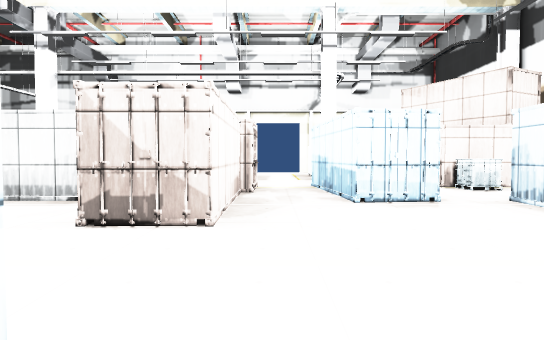
view 1 (above)

24 first-person views from a walk through a scene from a Unity 3-D project. The camera is 1.2 m above the floor, tilts 2° down and sees 75° across. The floor is counted in squares, 2 m on a side. Each view is taken from the middle of a square. On the plan, view 1 faces up. The plan holds only what a view shows up to about 10 squares ahead; the rest is blank. The player is left out. Some animated figures are not drawn. Door leaves are left out, so doorways stand open. Some surface patterns are stand-ins.

view 2
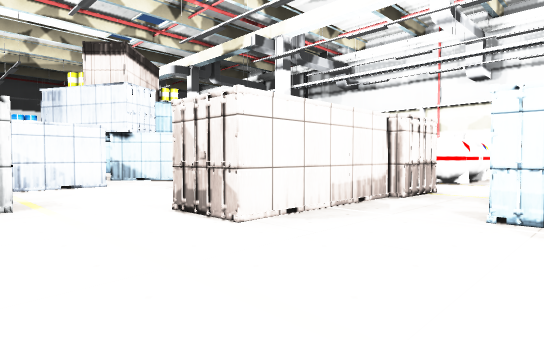

view 3
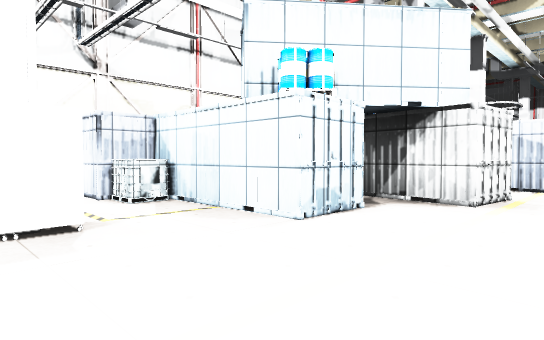

view 4
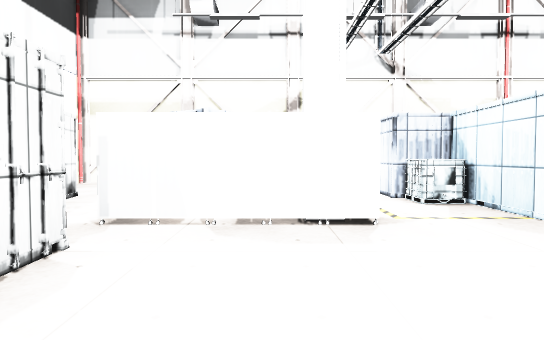

view 5
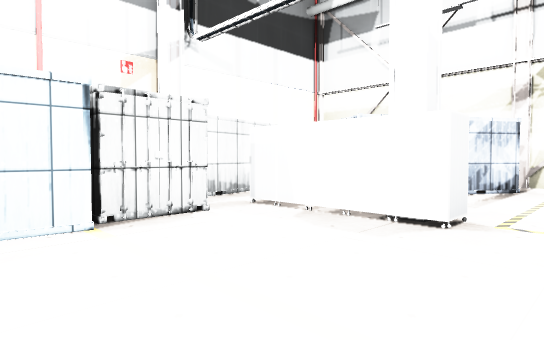

view 6
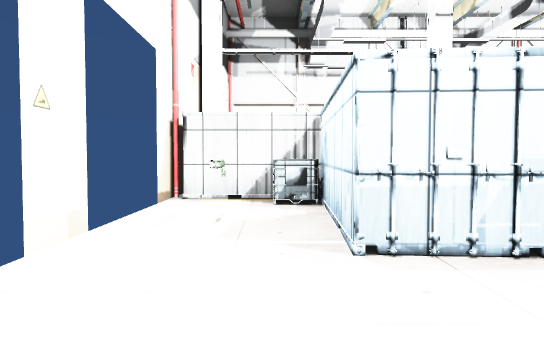

view 7
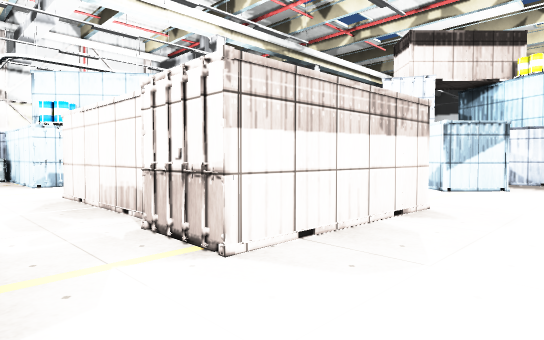

view 8
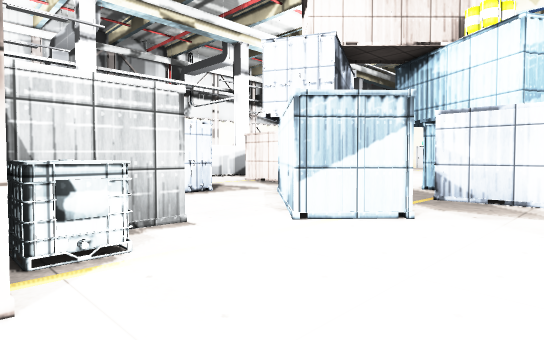

view 9
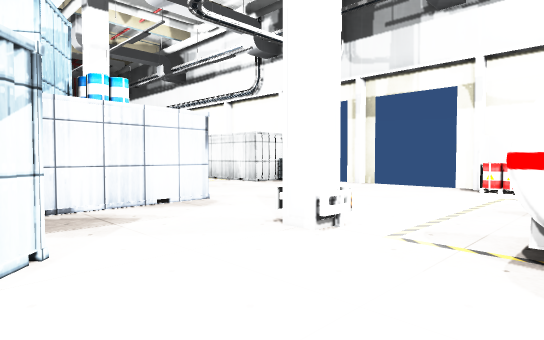

view 10
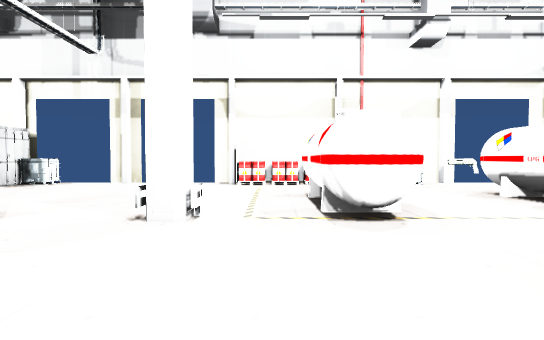

view 11
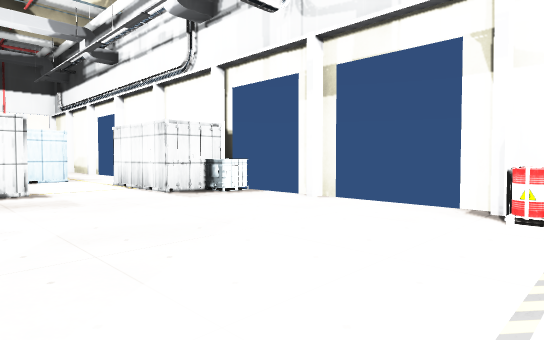

view 12
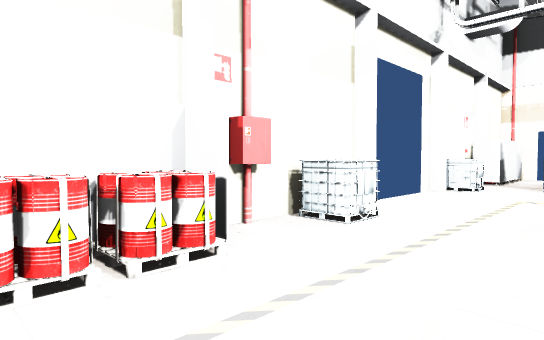

view 13
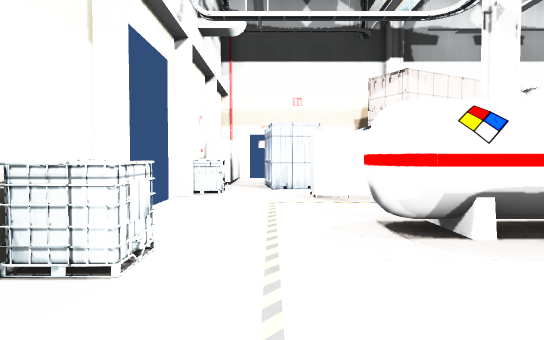

view 14
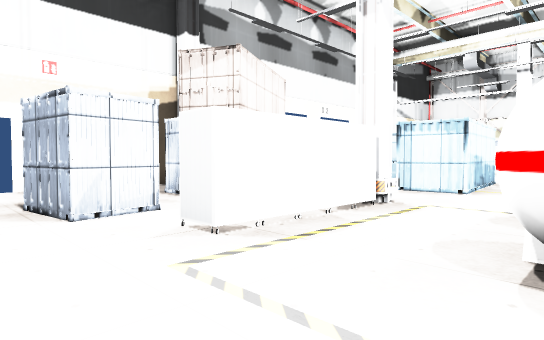

view 15
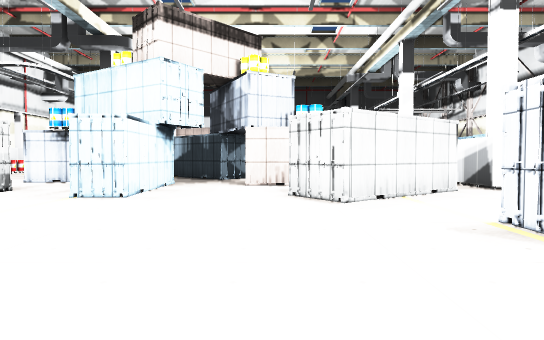

view 16
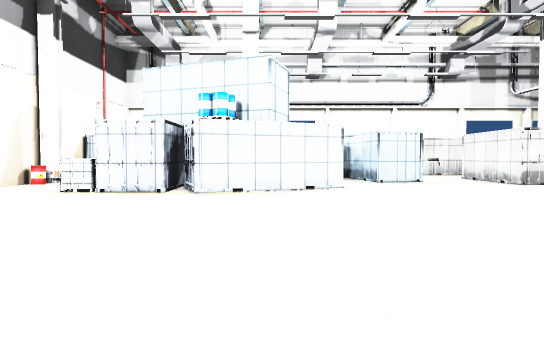

view 17
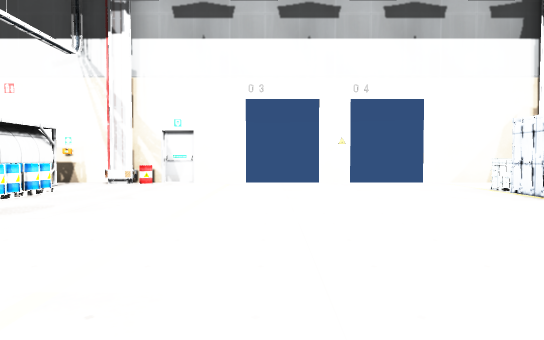

view 18
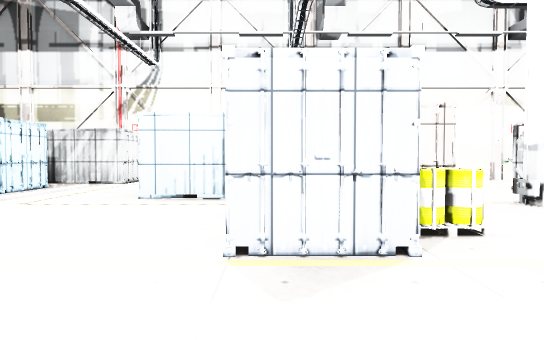

view 19
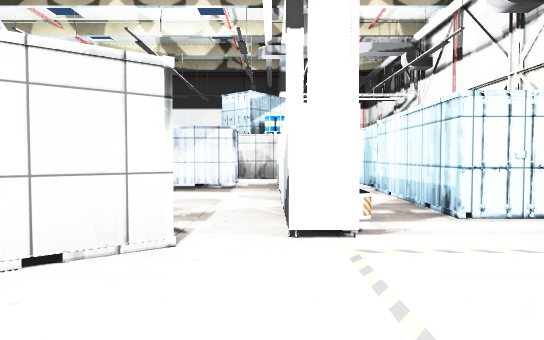

view 20
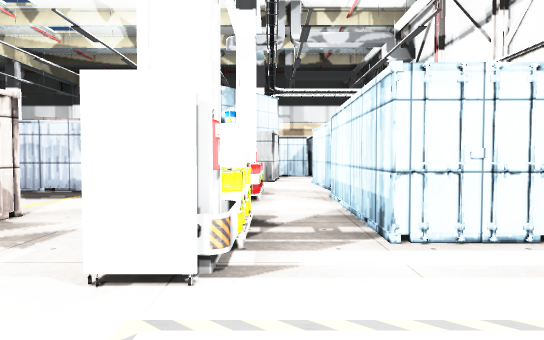

view 21
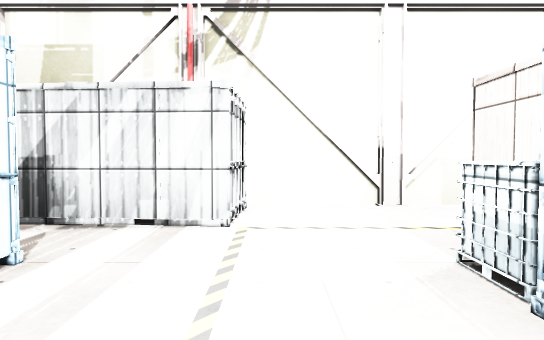

view 22
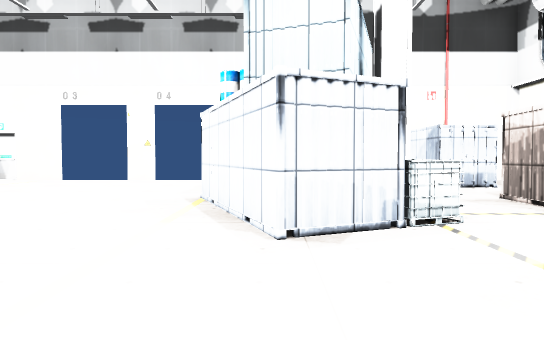

view 23
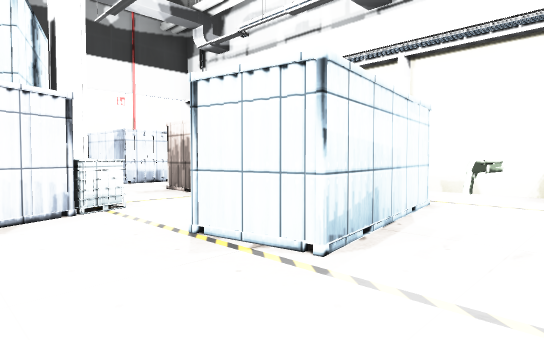

view 24
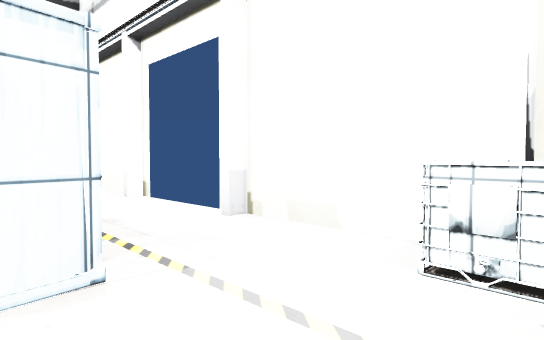

### Floor plan
Key: @ floor where view 1 was taken; # wall or solid block; x gap in a wall; . floor; D open door; O other object.
Columns run from 24 left of view 1 to 7 right of it. Each row starts with its distance up from view 1.
 15     ##  ######D  D#  ###  ####
 14     ..DD...OOOODDD.OO.O.DDO O###
 13        ....OOO.............OO..D
 12  OOO.OOOOO..........O..O.#.O.
 11 #  ......OO.O.......O.OO.#. O
 10 #O   ....O..O .O.. .O..O.#  O
  9 #O  O .O....O..O........... .
  8 #..OO OO.......O........... O
  7 #..OOO......OOOO.OO..OOO.OO.O.
  6 DD..............OO..OO O.O ...D
  5  D..............O...OO O.OO.O.D
  4  D............O........O....O.O#
  3 DD.........OO O...O....O....O.DD
  2 #........O..O O...O.O.......OO.#
  1 #.......OO..O ....O.OO......OOO#
  0 #O...... O...##xx##.OO.O@.##.O
 -1 #..OO..OOO....O.OO..OO.O..  .O
 -2 #.OOO.  OOOO..OOOOOO...OO. O.O
 -3     ..    OO..O       OOO.OO .
 -4    O.     O..OO          .O  ..
 -5    ..     ...            .    .#
 -6   ###    ####            ##   ##

Positions as (right, up) in squares from view 1, and headings:
1: (0, 0), facing up
2: (2, 1), facing up-left
3: (2, 3), facing down-left
4: (2, 3), facing down
5: (0, 3), facing down-right
6: (5, 7), facing down
7: (1, 9), facing down-left
8: (-3, 9), facing down-left
9: (-4, 7), facing up-left
10: (-5, 6), facing up
11: (-5, 10), facing up-left
12: (-5, 12), facing up-right
13: (-4, 13), facing right
14: (-1, 14), facing down-right
15: (-18, 4), facing right
16: (-18, 1), facing up
17: (-15, 3), facing left
18: (-15, 4), facing down
19: (-14, 0), facing right
20: (-13, -1), facing right
21: (-12, -1), facing down
22: (-14, 8), facing left
23: (-13, 8), facing up-left
24: (-13, 12), facing up-left
